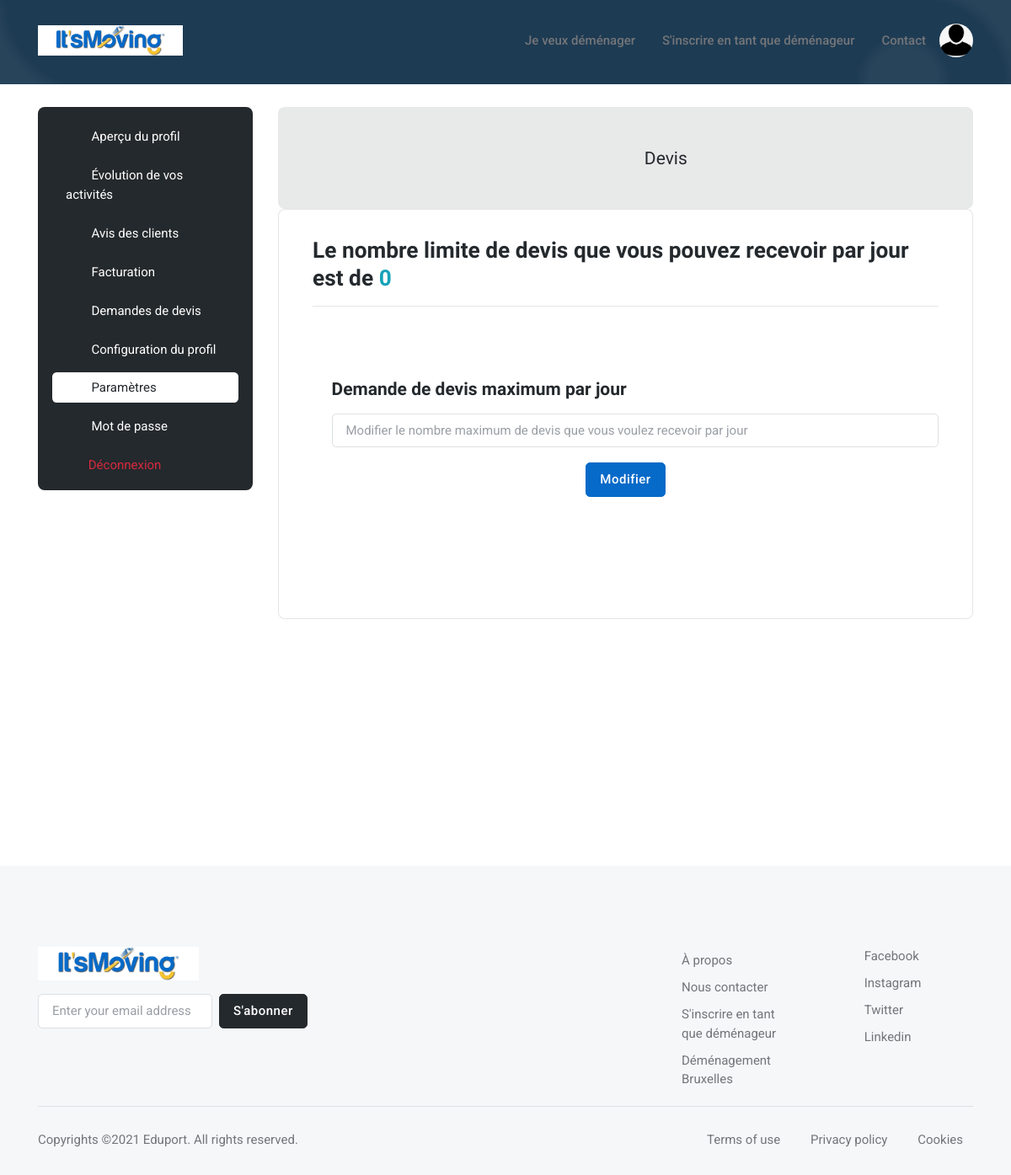
The page /user/quote_request_settings/ (signed in) on the database as committed earlier.
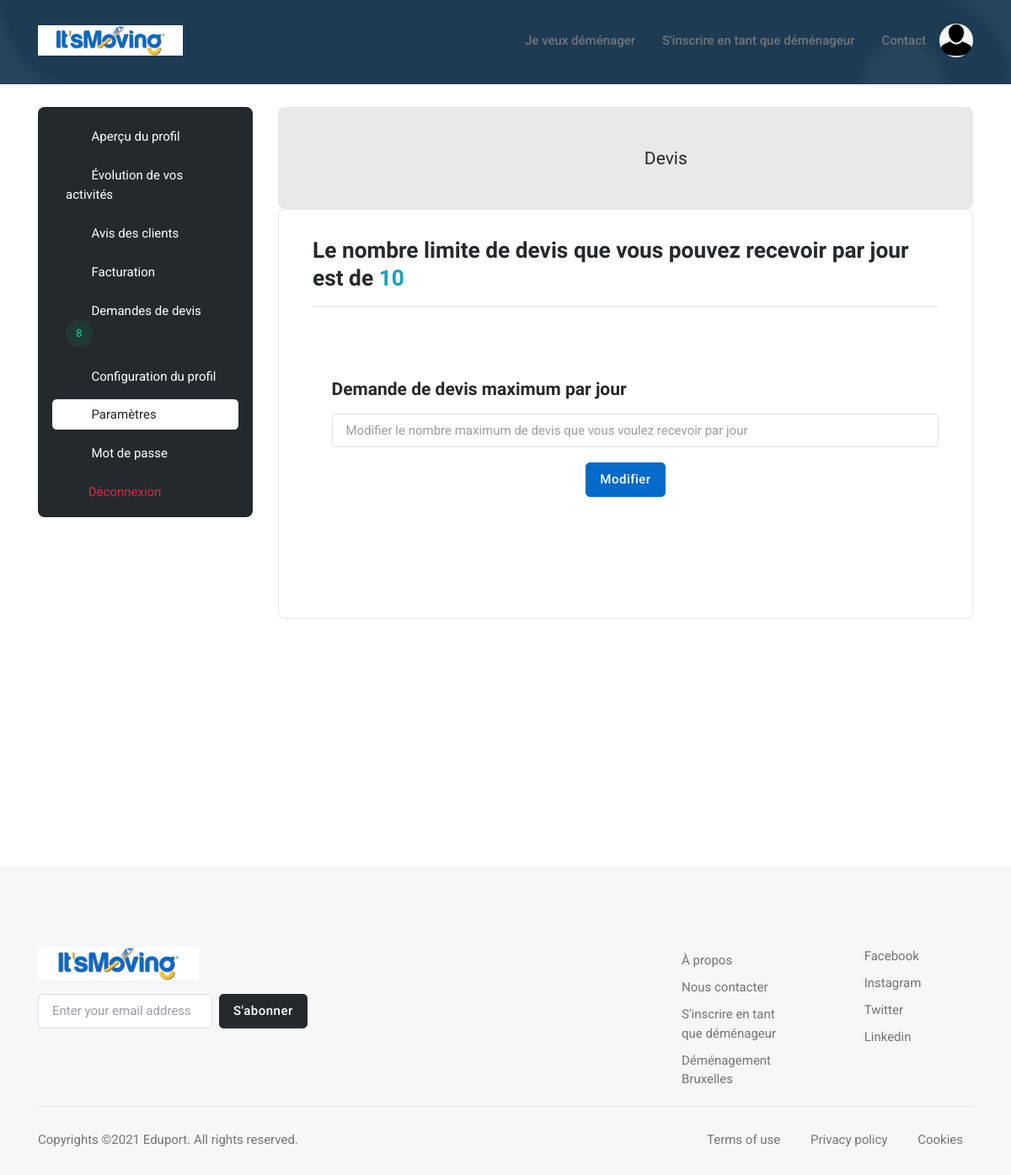
The same page on the database as committed later.
### base_app/models.py (models this page shows, shortened)
class Mover(models.Model):
    ref = models.CharField(max_length=30, default="")
    company_name = models.CharField(max_length=300)
    company_phone_number = models.CharField(max_length=50)
    Adresse = models.CharField(max_length=300, default="")
    employee_number = models.IntegerField(default=0)
    number_max_quote_request = models.IntegerField(default=0)
    website = models.CharField(max_length=300, default="")
    TVA_number = models.CharField(max_length=30, default="")
    Postal_Code = models.IntegerField(default=0)
    City = models.CharField(max_length=300, default="")
    company_statut = models.CharField(max_length=300, default="")
    company_description = models.TextField(default="")
    logo = models.ImageField(upload_to='user/images/profil_image/', blank=True, default="")
    validated = models.BooleanField(default=False)
    activated = models.BooleanField(default=False)
    created = models.DateTimeField(auto_now_add=True)
    user = models.ForeignKey(User, on_delete=models.CASCADE, default="")
    country = models.ForeignKey(Country, on_delete=models.CASCADE, default="")
    moving_type1 = models.ForeignKey(Moving_Type1, on_delete=models.CASCADE, default="")

### user/views.py (the view, shortened to what this page needs)
# urls.py: path('quote_request_settings/', views.quote_request_settings, name='quote_request_settings'),
@login_required
def quote_request_settings(request):
    mover = Mover.objects.filter(user_id=request.user.id).last()
    form = Mover_Form(instance=mover)
    number_quote_request = Mover_Quote_Request.objects.filter(mover_id=mover.id, treated=False, rejected=False).count()
    return render(request, 'user/mover/settings/quote_request_settings.html', {'mover': mover, 'form': form,
                                                                               'number_quote_request':
                                                                                   number_quote_request})

### base_app/forms.py
class Mover_Form(forms.ModelForm):
    class Meta:
        model = Mover
        fields = [
            'ref', 'company_name', 'company_phone_number', 'Adresse', 'employee_number', 'number_max_quote_request',
            'website', 'TVA_number', 'Postal_Code', 'City', 'company_statut', 'company_description',
            'logo', 'validated', 'activated', 'country', 'moving_type1'
        ]

### user/templates/user/mover/settings/quote_request_settings.html (shortened to what the changed rows need)
{% extends 'base_app/base.html' %}
{% load static %}
{% block main %}
	<section class="pt-2">
		<div class="container">
			<div class="row">
				<div class="col-xl-3">
					<nav class="navbar navbar-light navbar-expand-xl mx-0">
						<div class="offcanvas offcanvas-end" tabindex="-1" id="offcanvasNavbar" aria-labelledby="offcanvasNavbarLabel">
							<div class="offcanvas-body p-3 p-xl-0">
								<div class="bg-dark border rounded-3 pb-0 p-3 w-100">
									<div class="list-group list-group-dark list-group-borderless">
										<a class="list-group-item" href="{% url 'quote_request' %}"><i class="bi bi-folder-check fa-fw me-2"></i>
											Demandes de devis
											{% if number_quote_request != 0 %}
												<span class="btn btn-sm btn-success-soft btn-round me-1 mb-0">
													{{number_quote_request}}
												</span>
											{% endif %}
										</a>
									</div>
								</div>
							</div>
						</div>
					</nav>
				</div>
				<div class="col-xl-9">
					<div class="card border rounded-3">
						<div class="card-body">
							<div class="card position-relative d-sm-flex bg-opacity-10">
								<div class="card-body">
									<h4>
										Le nombre limite de devis que vous pouvez recevoir par jour est de
										<span class="text-info">{{mover.number_max_quote_request}}</span>
									</h4>
								</div>
							</div>
						</div>
					</div>
				</div>
			</div>
		</div>
	</section>
{% endblock %}

Rows that differ between the two databases and show on the page:
changed Mover: number_max_quote_request "0" → "10"
Other text that changed with them:
{{ number_quote_request }}: (not shown) → "8"
